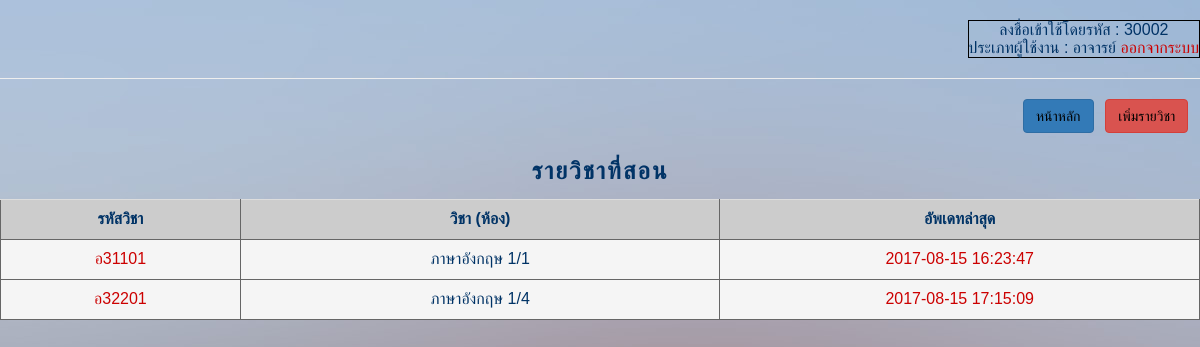
The app's page /html5up-dimension/viewReport.php (signed in), older data.
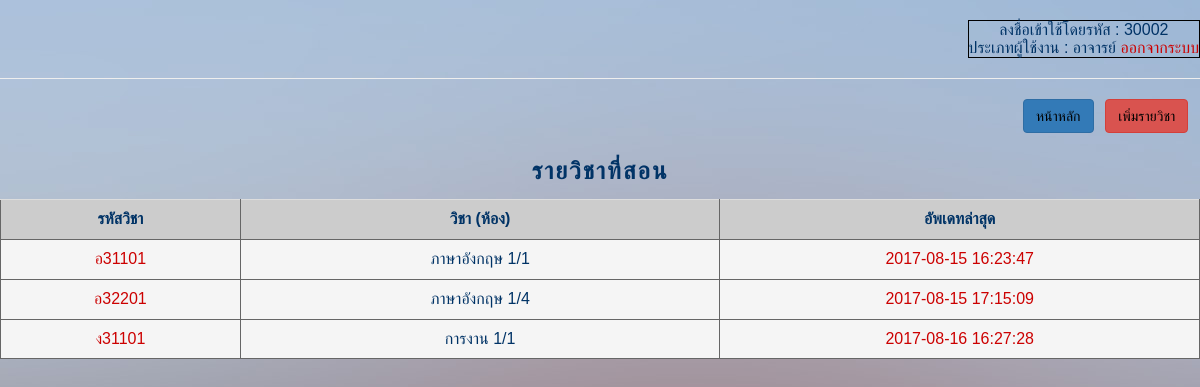
The same page, newer data.
### tables this page shows
CREATE TABLE `subject` (
  `subjectID` varchar(255) NOT NULL,
  `subject` varchar(255) NOT NULL,
  `class` varchar(11) NOT NULL,
  `teacherID` int(11) NOT NULL,
  `update` datetime NOT NULL
);

### html5up-dimension/viewReport.php (the view, shortened to what this page needs)
<?php
if (!$_SESSION["uname"]){
	  Header("Location: Login.php");
}else{?>
<html>
	<head>
		<link rel="stylesheet" href="https://maxcdn.bootstrapcdn.com/bootstrap/3.3.7/css/bootstrap.min.css">
	</head>
<div class="abcd">
	<body background="/images/bg.jpg">
    <div align="right" class="a" ><br>
      <table border="1" bordercolor="#000000" cellpadding="5">
				<tr>
      		<td>
    		  <center><font color='#003366'> ลงชื่อเข้าใช้โดยรหัส :
    			<?php echo($_SESSION['userID']);?><br>
          ประเภทผู้ใช้งาน : <?php echo($_SESSION['typeUser']);?> </font>
    			<a href="logout.php"><font color="#CC0000">ออกจากระบบ</font></a></center>
        </tr></td>
        </table>
				<hr>
    </div>
<div align="right">
	<a href="teacherpage.php"><button type="button" class="btn btn-primary"><font color="#000000">หน้าหลัก</font></button></a>	&nbsp;
	<a href="addsubject.php"><button type="button" class="btn btn-danger"><font color="#000000">เพิ่มรายวิชา</font></button></a> &nbsp;&nbsp;
</div>
<br>
<center><h3><font color='#003366'>รายวิชาที่สอน</font></h3></center>
<div class="table-responsive">
<table class="table" width="800" border="1" align="center" bordercolor="#666666" >
	<tr>
		<td width="100" align="center" bgcolor="#CCCCCC"><strong><font color='#003366'>รหัสวิชา</font></strong></td>
		<td width="200"align="center" bgcolor="#CCCCCC"><strong><font color='#003366'>วิชา (ห้อง)</font></strong></td>
		<td width="200" align="center" bgcolor="#CCCCCC"><strong><font color='#003366'>อัพเดทล่าสุด</font></strong></td>
</tr>
<?php
include ("connectDB.php");
$strSQL = mysqli_query($mysqli,"select * from teacher where userID='".$_SESSION['userID']."'");
$objResult = mysqli_fetch_array($strSQL);
$strSLQ2 = "select * from subject where teacherID='".$objResult['teacherID']."'";
$result = mysqli_query($mysqli, $strSLQ2);
while($row = mysqli_fetch_array($result))
{
echo "<tr class='active'>";
echo "<td align='center'><a href='showAttendance_current.php?subjectID=".$row["subjectID"]."&class=".$row['class']."'><font color='#CC0000'>" . $row["subjectID"] . "</font></a></font></td>";
echo "<td align='center'><font color='#003366'>" . $row["subject"] ."&nbsp" .$row['class']. "</font></td>";
echo "<td align='center'><font color='#CC0000'>" . $row["update"] . "</font></td>";
echo "</tr>";
}
?>
</table>
</div>
	</body>
</html>
<?php }?>

Row changes from the older to the newer data that the page shows:
added subject: subjectID "ง31101", subject "การงาน", class "1/1", update "2017-08-16 16:27:28"
